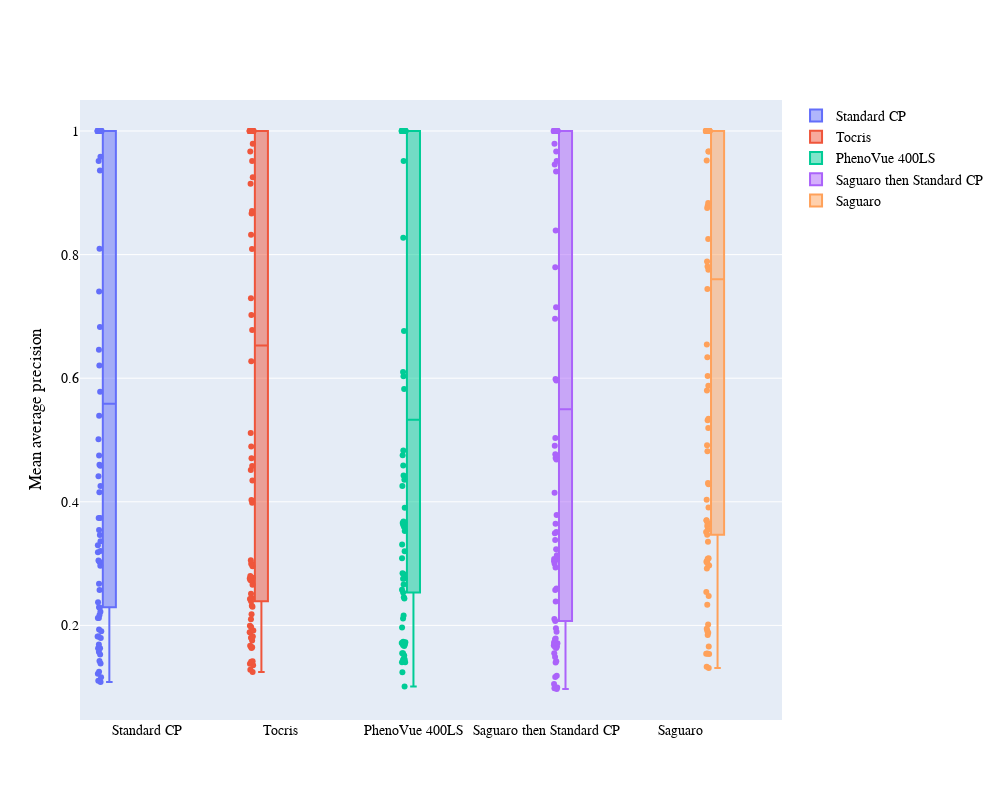

The notebook cell saved with this chart:
### Code cell
combined_box_plot = go.Figure()
labels = {'BR00122250_normalized_pc':'Standard CP', 'BR00122246_normalized_pc':'Tocris','BR00122247_normalized_pc':'PhenoVue 400LS','BR00122248_normalized_pc':'Saguaro then Standard CP','BR00122249_normalized_pc':'Saguaro'}

for i in subset_df.keys():
    combined_box_plot.add_trace(go.Box(y=subset_df[i].iloc[:,1], name = labels[i], boxpoints ='all'))

combined_box_plot.update_layout(height=800,width=1000, font_family='Arial', font=dict(size=14, color='Black'), boxmode='group',yaxis_title = 'Mean average precision')
